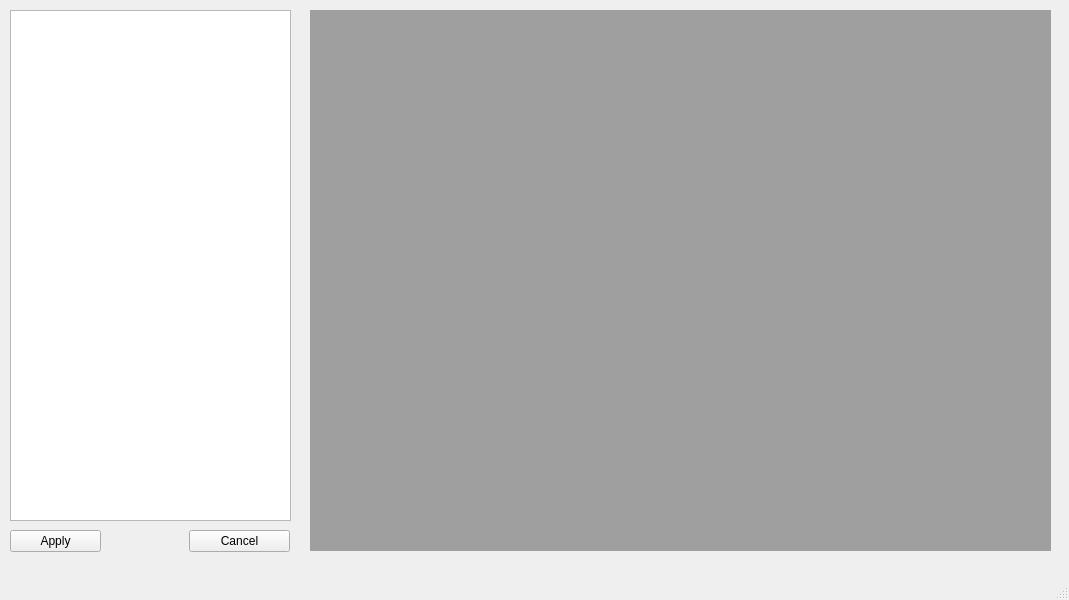
<?xml version="1.0" encoding="UTF-8"?>
<ui version="4.0">
 <class>MainWindow</class>
 <widget class="QMainWindow" name="MainWindow">
  <property name="geometry">
   <rect>
    <x>0</x>
    <y>0</y>
    <width>1069</width>
    <height>600</height>
   </rect>
  </property>
  <property name="windowTitle">
   <string>MainWindow</string>
  </property>
  <widget class="QWidget" name="centralwidget">
   <widget class="QMdiArea" name="mdiArea">
    <property name="geometry">
     <rect>
      <x>310</x>
      <y>10</y>
      <width>741</width>
      <height>541</height>
     </rect>
    </property>
   </widget>
   <widget class="QPushButton" name="pushButton">
    <property name="geometry">
     <rect>
      <x>10</x>
      <y>530</y>
      <width>91</width>
      <height>22</height>
     </rect>
    </property>
    <property name="text">
     <string>Apply</string>
    </property>
   </widget>
   <widget class="QPushButton" name="pushButton_2">
    <property name="geometry">
     <rect>
      <x>189</x>
      <y>530</y>
      <width>101</width>
      <height>22</height>
     </rect>
    </property>
    <property name="text">
     <string>Cancel</string>
    </property>
   </widget>
   <widget class="QListView" name="listView">
    <property name="geometry">
     <rect>
      <x>10</x>
      <y>10</y>
      <width>281</width>
      <height>511</height>
     </rect>
    </property>
   </widget>
  </widget>
  <widget class="QMenuBar" name="menubar">
   <property name="geometry">
    <rect>
     <x>0</x>
     <y>0</y>
     <width>1069</width>
     <height>19</height>
    </rect>
   </property>
  </widget>
  <widget class="QStatusBar" name="statusbar"/>
 </widget>
 <resources/>
 <connections>
  <connection>
   <sender>pushButton_2</sender>
   <signal>clicked(bool)</signal>
   <receiver>MainWindow</receiver>
   <slot>close()</slot>
   <hints>
    <hint type="sourcelabel">
     <x>207</x>
     <y>558</y>
    </hint>
    <hint type="destinationlabel">
     <x>146</x>
     <y>557</y>
    </hint>
   </hints>
  </connection>
 </connections>
</ui>
